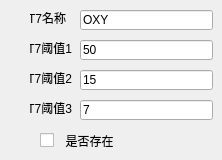
      <widget class="QWidget" name="tab7_S">
       <attribute name="title">
        <string>试剂条7</string>
       </attribute>
       <widget class="QLabel" name="CH7_label4_S">
        <property name="geometry">
         <rect>
          <x>30</x>
          <y>100</y>
          <width>42</width>
          <height>16</height>
         </rect>
        </property>
        <property name="text">
         <string>T7阈值3</string>
        </property>
        <property name="alignment">
         <set>Qt::AlignRight|Qt::AlignTrailing|Qt::AlignVCenter</set>
        </property>
       </widget>
       <widget class="QCheckBox" name="CheckBox7_S">
        <property name="geometry">
         <rect>
          <x>40</x>
          <y>130</y>
          <width>101</width>
          <height>21</height>
         </rect>
        </property>
        <property name="text">
         <string>  是否存在</string>
        </property>
       </widget>
       <widget class="QLabel" name="CH7_label2_S">
        <property name="geometry">
         <rect>
          <x>30</x>
          <y>40</y>
          <width>42</width>
          <height>16</height>
         </rect>
        </property>
        <property name="text">
         <string>T7阈值1</string>
        </property>
        <property name="alignment">
         <set>Qt::AlignRight|Qt::AlignTrailing|Qt::AlignVCenter</set>
        </property>
       </widget>
       <widget class="QLineEdit" name="CH7_name_S">
        <property name="geometry">
         <rect>
          <x>80</x>
          <y>10</y>
          <width>133</width>
          <height>20</height>
         </rect>
        </property>
        <property name="text">
         <string>OXY</string>
        </property>
       </widget>
       <widget class="QLineEdit" name="CH7_threshold3_S">
        <property name="geometry">
         <rect>
          <x>80</x>
          <y>100</y>
          <width>133</width>
          <height>20</height>
         </rect>
        </property>
        <property name="text">
         <string>7</string>
        </property>
       </widget>
       <widget class="QLabel" name="CH7_label1_S">
        <property name="geometry">
         <rect>
          <x>30</x>
          <y>10</y>
          <width>36</width>
          <height>16</height>
         </rect>
        </property>
        <property name="text">
         <string>T7名称</string>
        </property>
        <property name="alignment">
         <set>Qt::AlignRight|Qt::AlignTrailing|Qt::AlignVCenter</set>
        </property>
       </widget>
       <widget class="QLineEdit" name="CH7_threshold1_S">
        <property name="geometry">
         <rect>
          <x>80</x>
          <y>40</y>
          <width>133</width>
          <height>20</height>
         </rect>
        </property>
        <property name="text">
         <string>50</string>
        </property>
       </widget>
       <widget class="QLabel" name="CH7_label3_S">
        <property name="geometry">
         <rect>
          <x>30</x>
          <y>70</y>
          <width>42</width>
          <height>16</height>
         </rect>
        </property>
        <property name="text">
         <string>T7阈值2</string>
        </property>
        <property name="alignment">
         <set>Qt::AlignRight|Qt::AlignTrailing|Qt::AlignVCenter</set>
        </property>
       </widget>
       <widget class="QLineEdit" name="CH7_threshold2_S">
        <property name="geometry">
         <rect>
          <x>80</x>
          <y>70</y>
          <width>133</width>
          <height>20</height>
         </rect>
        </property>
        <property name="text">
         <string>15</string>
        </property>
       </widget>
      </widget>
